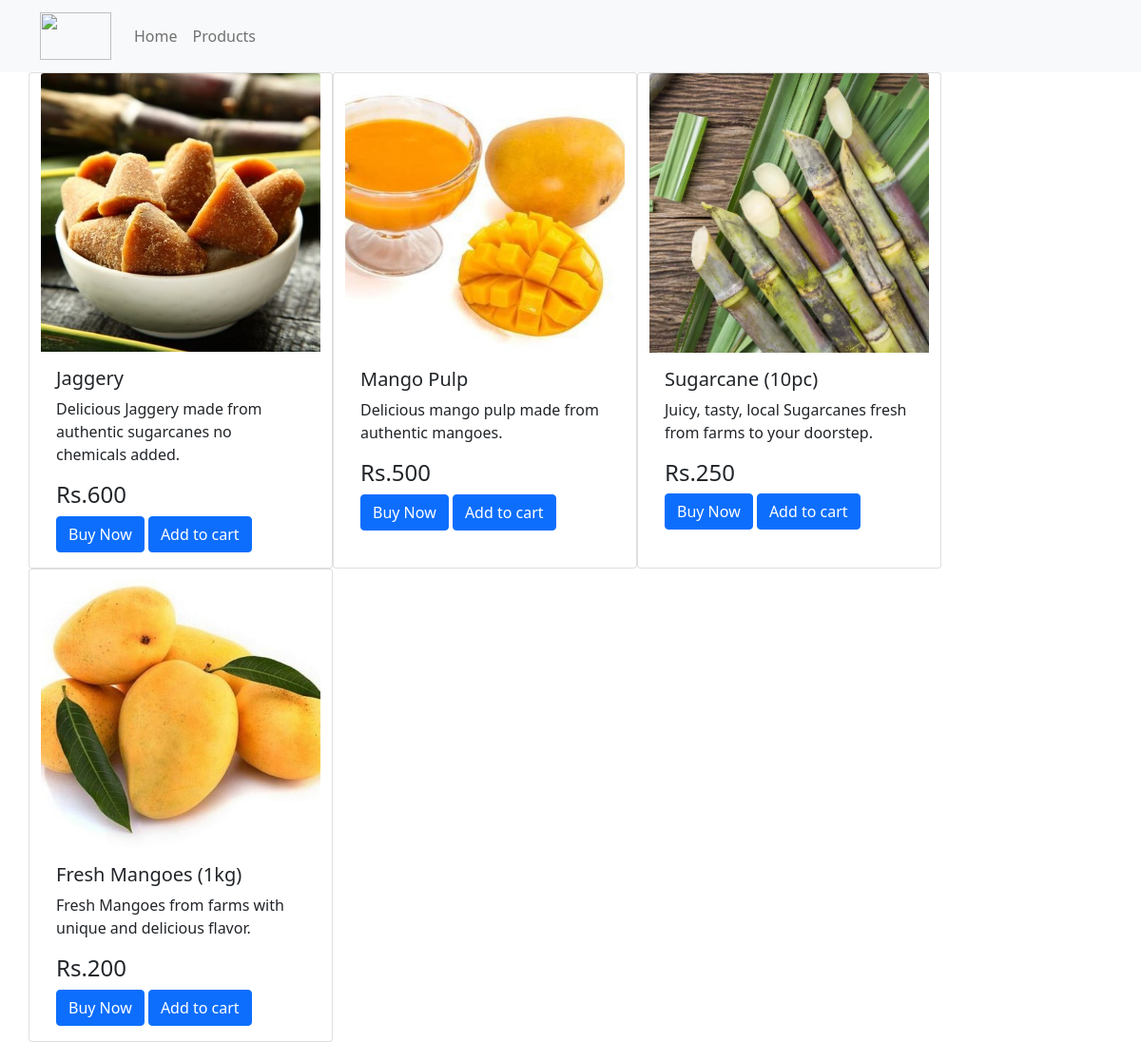
Screenshot of /products/ with the database file from the repository.
### main/models.py (models this page shows, shortened)
class Product(models.Model):
    name = models.CharField(max_length=50)
    price = models.IntegerField(default=0)
    description = models.TextField()
    image = models.ImageField(upload_to='images/')
    class Meta:
        ordering = ['-price']

### main/views.py (the view)
# urls.py: path('products/',views.products),
def products(request):
    item=Product.objects.all()
    return render(request,'products.html',{'item':item})

### main/templates/products.html (shortened to what this page needs)
{% extends 'base.html' %}
{% block content%}
		<div class="container">
			<div class="row">
				{% for i in item %}
			<div class="card" style="width: 20rem;">
				<img src="{{ i.image.url }}" class="card-img-top">
				<div class="card-body">
					<h5 class="card-title">{{ i.name }}</h5>
					<p class="card-text">{{ i.description }}</p>
					<h4 class="card-title">Rs.{{ i.price }}</h4>
					<a href="#" class="btn btn-primary">Buy Now</a>
					<a href="#" class="btn btn-primary">Add to cart</a>
				</div>
			</div>
		{% endfor %}
			</div>
		</div>
{% endblock %}

### authentication/templates/base.html (shortened to what this page needs)
<!DOCTYPE html>
<html lang="en">
	<head>
		<link
			href="https://cdn.jsdelivr.net/npm/bootstrap@5.1.2/dist/css/bootstrap.min.css"
			rel="stylesheet"
		/>
	</head>
	<body>
		<nav class="navbar navbar-expand-lg navbar-light bg-light">
			<div class="container">
				<a class="navbar-brand" href="#"><img src="https://www.svim.education/wp-content/uploads/2017/10/svdc_footers_logo.png" alt="" width="75" height="50"></a>
				<div class="collapse navbar-collapse" id="navbarNavAltMarkup">
					<div class="navbar-nav">
						<a class="nav-link" aria-current="page" href="/"
							>Home</a
						>
						<a class="nav-link" href="/products/">Products</a>
					</div>
				</div>
			</div>
		</nav>
		{% block content %} {% endblock content %}
	</body>
</html>

### rows the page displays
Product: image (picture), name "Jaggery", description "Delicious Jaggery made from authentic sugarcanes no chemicals added.", price "600"
Product: image (picture), name "Mango Pulp", description "Delicious mango pulp made from authentic mangoes.", price "500"
Product: image (picture), name "Sugarcane (10pc)", description "Juicy, tasty, local Sugarcanes fresh from farms to your doorstep.", price "250"
Product: image (picture), name "Fresh Mangoes (1kg)", description "Fresh Mangoes from farms with unique and delicious flavor.", price "200"
